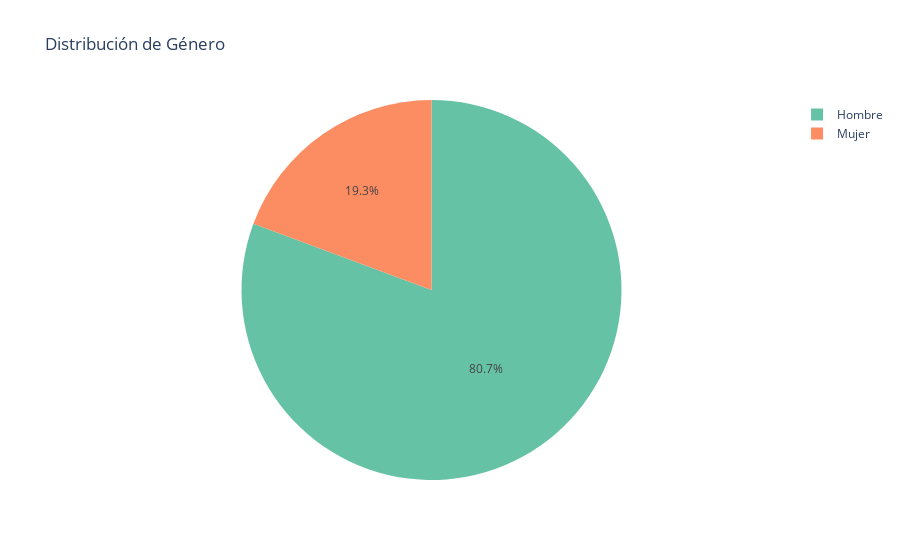
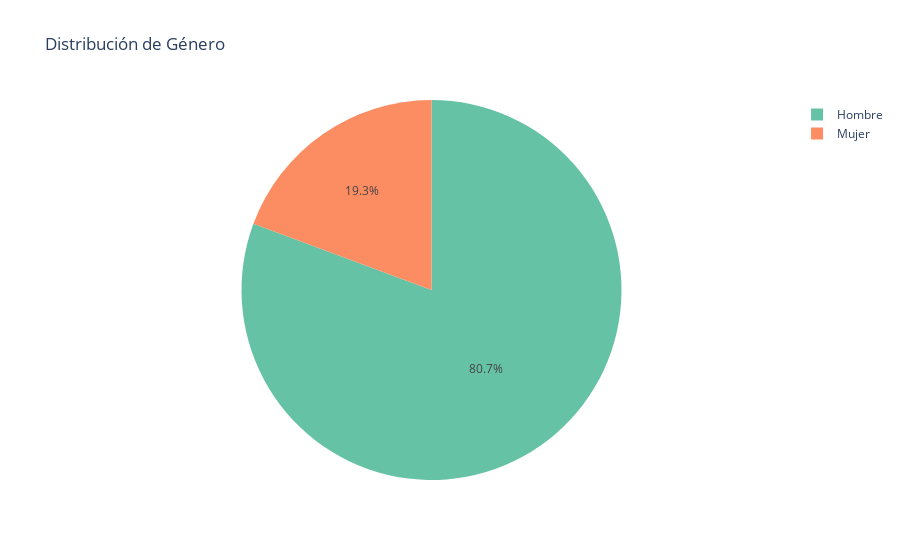
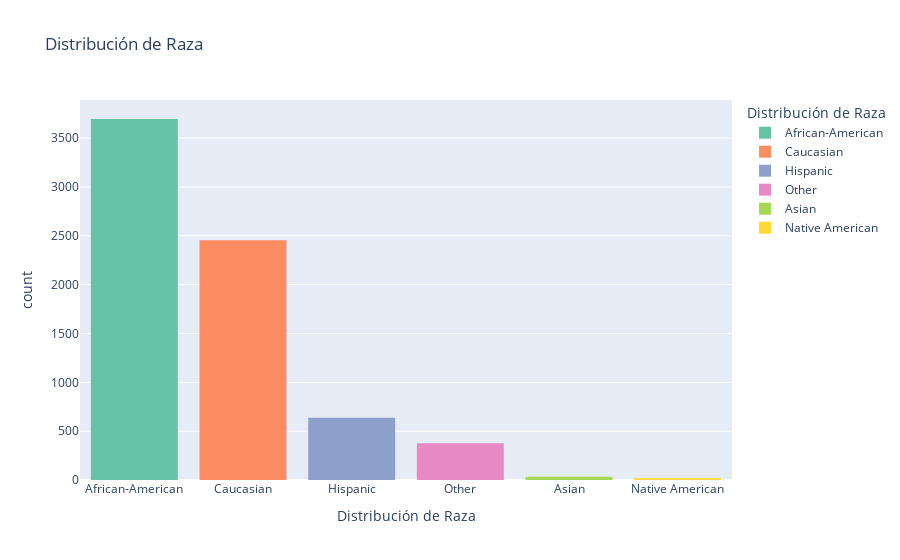
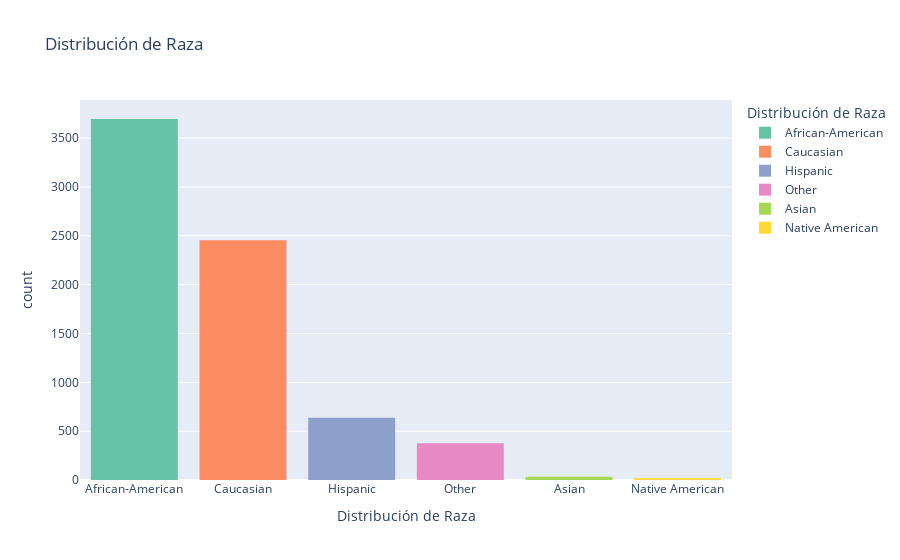

Notebook cell for these charts, in order:
### Code cell
import plotly.express as px

# Filtrado del dataset a columnas clave
columnas_clave = [
    'sex', 'age', 'age_cat', 'race',
    'juv_fel_count', 'juv_misd_count', 'juv_other_count',
    'priors_count', 'decile_score', 'score_text',
    'two_year_recid'
]
df_clave = df_two_years[columnas_clave]

# Reemplazar valores 0 y 1 por etiquetas claras en una nueva columna
df_clave['recid_label'] = df_clave['two_year_recid'].replace({0: 'No reincide', 1: 'Reincide'})
df_clave['sex_label'] = df_clave['sex'].replace({'Male': 'Hombre', 'Female': 'Mujer'})

# Diccionario para títulos personalizados
titulo_personalizado = {
    'sex_label': 'Distribución de Género',
    'race': 'Distribución de Raza',
    'age_cat': 'Distribución por Edad',
    'score_text': 'Distribución Puntaje COMPAS',
    'recid_label': 'Distribución de Reincidencia a 2 años'
}

# Mostrar gráficos
for col in ['sex_label', 'race', 'age_cat', 'score_text', 'recid_label']:
    titulo = titulo_personalizado[col]
    
    if df_clave[col].nunique() == 2:
        # Pie chart si hay solo dos valores únicos
        data = df_clave[col].value_counts().reset_index()
        data.columns = [col, 'count']
        fig = px.pie(data, values='count', names=col, title=titulo,
                     color_discrete_sequence=px.colors.qualitative.Set2)
    else:
        # Histograma para más de dos categorías
        fig = px.histogram(df_clave, x=col, color=col,
                           title=titulo,
                           category_orders={col: df_clave[col].value_counts().index.tolist()},
                           labels={col: titulo},
                           color_discrete_sequence=px.colors.qualitative.Set2)
    fig.show()

    fig.show()

### Figure 1 — Plotly figure (JSON) as saved in the notebook; plotly's stock layout.template omitted (floating-point values rounded to 4 significant figures)
{"data": [{"domain": {"x": [0, 1], "y": [0, 1]}, "hovertemplate": "sex_label=%{label}<br>count=%{value}<extra></extra>", "labels": ["Hombre", "Mujer"], "legendgroup": "", "name": "", "showlegend": true, "type": "pie", "values": [5819, 1395]}], "layout": {"legend": {"tracegroupgap": 0}, "piecolorway": ["rgb(102,194,165)", "rgb(252,141,98)", "rgb(141,160,203)", "rgb(231,138,195)", "rgb(166,216,84)", "rgb(255,217,47)", "rgb(229,196,148)", "rgb(179,179,179)"], "title": {"text": "Distribución de Género"}}}

### Figure 2 — Plotly figure (JSON) as saved in the notebook; plotly's stock layout.template omitted (floating-point values rounded to 4 significant figures)
{"data": [{"domain": {"x": [0, 1], "y": [0, 1]}, "hovertemplate": "sex_label=%{label}<br>count=%{value}<extra></extra>", "labels": ["Hombre", "Mujer"], "legendgroup": "", "name": "", "showlegend": true, "type": "pie", "values": [5819, 1395]}], "layout": {"legend": {"tracegroupgap": 0}, "piecolorway": ["rgb(102,194,165)", "rgb(252,141,98)", "rgb(141,160,203)", "rgb(231,138,195)", "rgb(166,216,84)", "rgb(255,217,47)", "rgb(229,196,148)", "rgb(179,179,179)"], "title": {"text": "Distribución de Género"}}}

### Figure 3 — Plotly figure (JSON) as saved in the notebook; plotly's stock layout.template omitted (floating-point values rounded to 4 significant figures; data arrays with more than 128 entries replaced by an {"elided": "..."} marker saying what was removed)
{"data": [{"bingroup": "x", "hovertemplate": "Distribución de Raza=%{x}<br>count=%{y}<extra></extra>", "legendgroup": "African-American", "marker": {"color": "rgb(102,194,165)", "pattern": {"shape": ""}}, "name": "African-American", "orientation": "v", "showlegend": true, "type": "histogram", "x": {"elided": "3696 str values"}, "xaxis": "x", "yaxis": "y"}, {"bingroup": "x", "hovertemplate": "Distribución de Raza=%{x}<br>count=%{y}<extra></extra>", "legendgroup": "Caucasian", "marker": {"color": "rgb(252,141,98)", "pattern": {"shape": ""}}, "name": "Caucasian", "orientation": "v", "showlegend": true, "type": "histogram", "x": {"elided": "2454 str values"}, "xaxis": "x", "yaxis": "y"}, {"bingroup": "x", "hovertemplate": "Distribución de Raza=%{x}<br>count=%{y}<extra></extra>", "legendgroup": "Hispanic", "marker": {"color": "rgb(141,160,203)", "pattern": {"shape": ""}}, "name": "Hispanic", "orientation": "v", "showlegend": true, "type": "histogram", "x": {"elided": "637 str values"}, "xaxis": "x", "yaxis": "y"}, {"bingroup": "x", "hovertemplate": "Distribución de Raza=%{x}<br>count=%{y}<extra></extra>", "legendgroup": "Other", "marker": {"color": "rgb(231,138,195)", "pattern": {"shape": ""}}, "name": "Other", "orientation": "v", "showlegend": true, "type": "histogram", "x": {"elided": "377 str values"}, "xaxis": "x", "yaxis": "y"}, {"bingroup": "x", "hovertemplate": "Distribución de Raza=%{x}<br>count=%{y}<extra></extra>", "legendgroup": "Asian", "marker": {"color": "rgb(166,216,84)", "pattern": {"shape": ""}}, "name": "Asian", "orientation": "v", "showlegend": true, "type": "histogram", "x": ["Asian", "Asian", "Asian", "Asian", "Asian", "Asian", "Asian", "Asian", "Asian", "Asian", "Asian", "Asian", "Asian", "Asian", "Asian", "Asian", "Asian", "Asian", "Asian", "Asian", "Asian", "Asian", "Asian", "Asian", "Asian", "Asian", "Asian", "Asian", "Asian", "Asian", "Asian", "Asian"], "xaxis": "x", "yaxis": "y"}, {"bingroup": "x", "hovertemplate": "Distribución de Raza=%{x}<br>count=%{y}<extra></extra>", "legendgroup": "Native American", "marker": {"color": "rgb(255,217,47)", "pattern": {"shape": ""}}, "name": "Native American", "orientation": "v", "showlegend": true, "type": "histogram", "x": ["Native American", "Native American", "Native American", "Native American", "Native American", "Native American", "Native American", "Native American", "Native American", "Native American", "Native American", "Native American", "Native American", "Native American", "Native American", "Native American", "Native American", "Native American"], "xaxis": "x", "yaxis": "y"}], "layout": {"barmode": "relative", "legend": {"title": {"text": "Distribución de Raza"}, "tracegroupgap": 0}, "title": {"text": "Distribución de Raza"}, "xaxis": {"anchor": "y", "categoryarray": ["African-American", "Caucasian", "Hispanic", "Other", "Asian", "Native American"], "categoryorder": "array", "domain": [0, 1], "title": {"text": "Distribución de Raza"}}, "yaxis": {"anchor": "x", "domain": [0, 1], "title": {"text": "count"}}}}

### Figure 4 — Plotly figure (JSON) as saved in the notebook; plotly's stock layout.template omitted (floating-point values rounded to 4 significant figures; data arrays with more than 128 entries replaced by an {"elided": "..."} marker saying what was removed)
{"data": [{"bingroup": "x", "hovertemplate": "Distribución de Raza=%{x}<br>count=%{y}<extra></extra>", "legendgroup": "African-American", "marker": {"color": "rgb(102,194,165)", "pattern": {"shape": ""}}, "name": "African-American", "orientation": "v", "showlegend": true, "type": "histogram", "x": {"elided": "3696 str values"}, "xaxis": "x", "yaxis": "y"}, {"bingroup": "x", "hovertemplate": "Distribución de Raza=%{x}<br>count=%{y}<extra></extra>", "legendgroup": "Caucasian", "marker": {"color": "rgb(252,141,98)", "pattern": {"shape": ""}}, "name": "Caucasian", "orientation": "v", "showlegend": true, "type": "histogram", "x": {"elided": "2454 str values"}, "xaxis": "x", "yaxis": "y"}, {"bingroup": "x", "hovertemplate": "Distribución de Raza=%{x}<br>count=%{y}<extra></extra>", "legendgroup": "Hispanic", "marker": {"color": "rgb(141,160,203)", "pattern": {"shape": ""}}, "name": "Hispanic", "orientation": "v", "showlegend": true, "type": "histogram", "x": {"elided": "637 str values"}, "xaxis": "x", "yaxis": "y"}, {"bingroup": "x", "hovertemplate": "Distribución de Raza=%{x}<br>count=%{y}<extra></extra>", "legendgroup": "Other", "marker": {"color": "rgb(231,138,195)", "pattern": {"shape": ""}}, "name": "Other", "orientation": "v", "showlegend": true, "type": "histogram", "x": {"elided": "377 str values"}, "xaxis": "x", "yaxis": "y"}, {"bingroup": "x", "hovertemplate": "Distribución de Raza=%{x}<br>count=%{y}<extra></extra>", "legendgroup": "Asian", "marker": {"color": "rgb(166,216,84)", "pattern": {"shape": ""}}, "name": "Asian", "orientation": "v", "showlegend": true, "type": "histogram", "x": ["Asian", "Asian", "Asian", "Asian", "Asian", "Asian", "Asian", "Asian", "Asian", "Asian", "Asian", "Asian", "Asian", "Asian", "Asian", "Asian", "Asian", "Asian", "Asian", "Asian", "Asian", "Asian", "Asian", "Asian", "Asian", "Asian", "Asian", "Asian", "Asian", "Asian", "Asian", "Asian"], "xaxis": "x", "yaxis": "y"}, {"bingroup": "x", "hovertemplate": "Distribución de Raza=%{x}<br>count=%{y}<extra></extra>", "legendgroup": "Native American", "marker": {"color": "rgb(255,217,47)", "pattern": {"shape": ""}}, "name": "Native American", "orientation": "v", "showlegend": true, "type": "histogram", "x": ["Native American", "Native American", "Native American", "Native American", "Native American", "Native American", "Native American", "Native American", "Native American", "Native American", "Native American", "Native American", "Native American", "Native American", "Native American", "Native American", "Native American", "Native American"], "xaxis": "x", "yaxis": "y"}], "layout": {"barmode": "relative", "legend": {"title": {"text": "Distribución de Raza"}, "tracegroupgap": 0}, "title": {"text": "Distribución de Raza"}, "xaxis": {"anchor": "y", "categoryarray": ["African-American", "Caucasian", "Hispanic", "Other", "Asian", "Native American"], "categoryorder": "array", "domain": [0, 1], "title": {"text": "Distribución de Raza"}}, "yaxis": {"anchor": "x", "domain": [0, 1], "title": {"text": "count"}}}}
